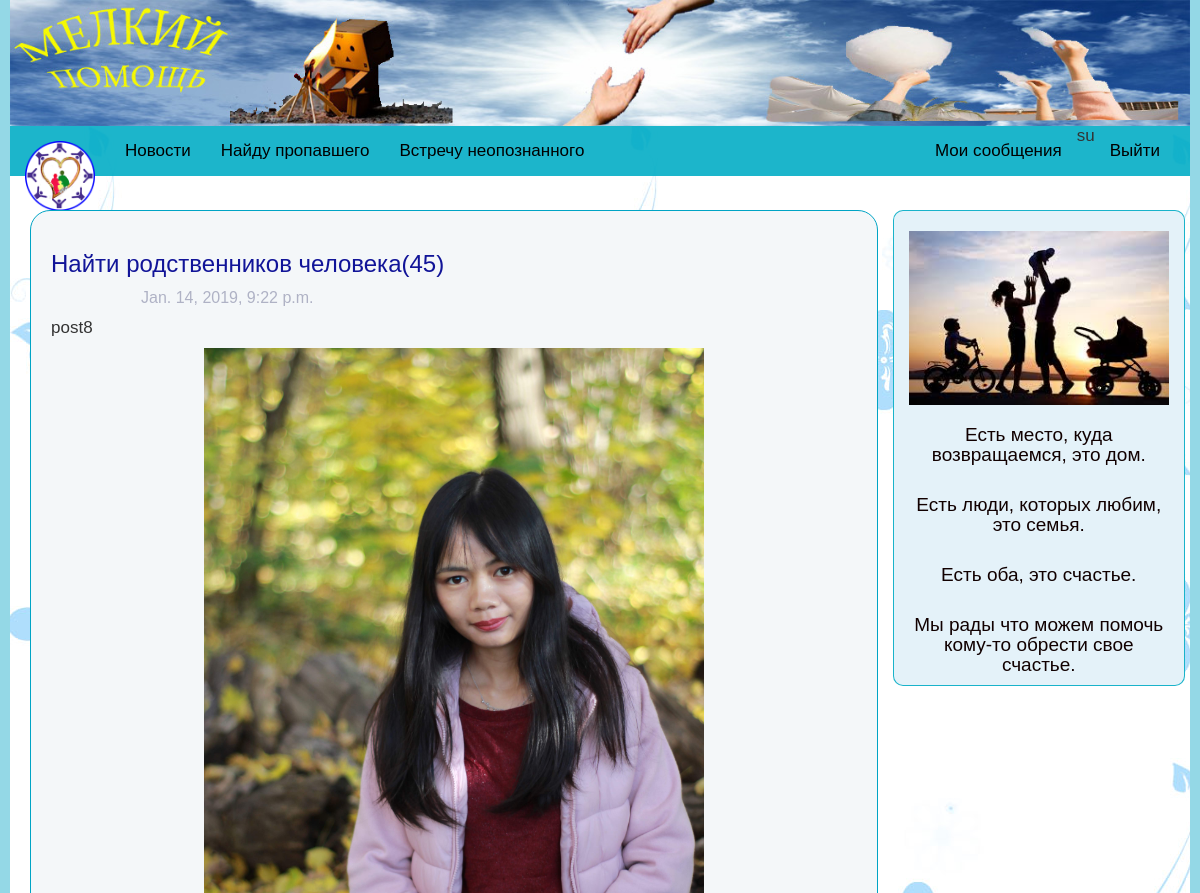
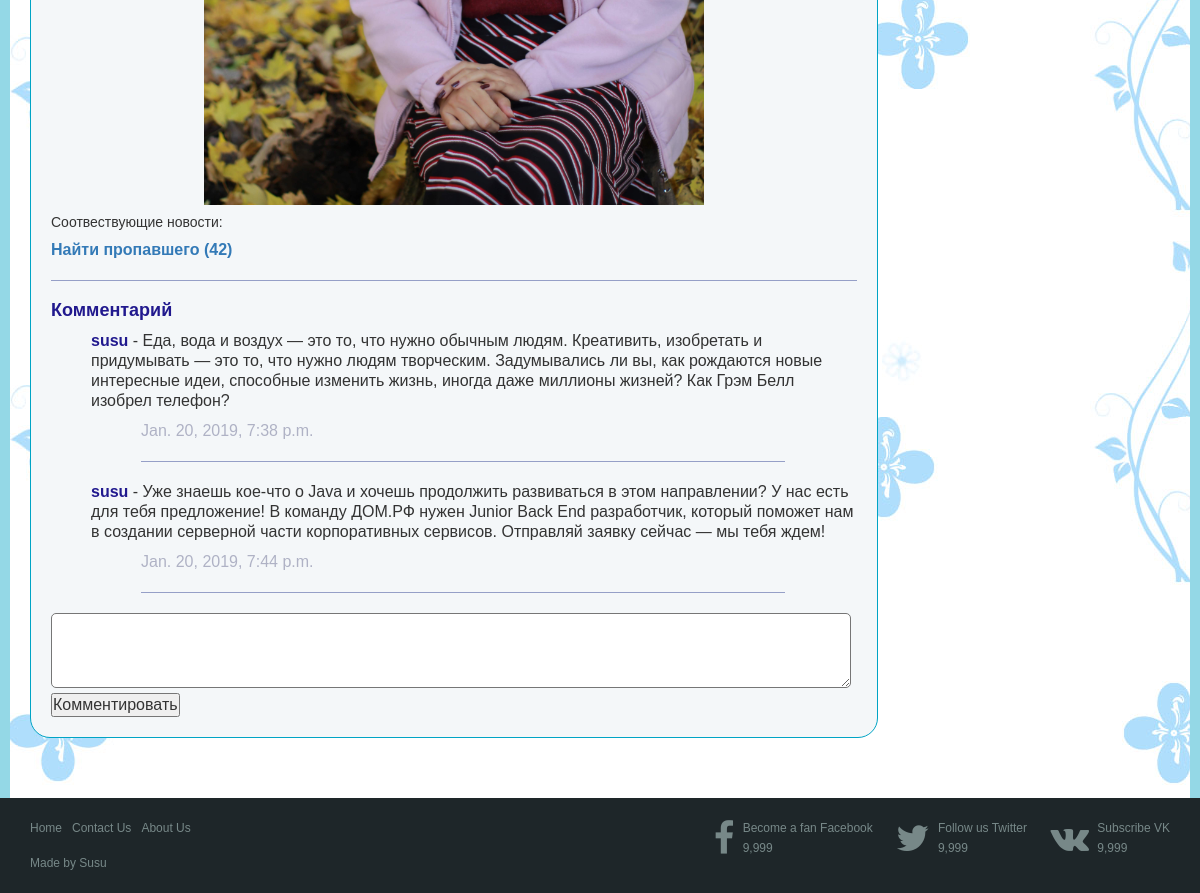
Screenshot of /post/45/ (signed in) with the database file from the repository (2 pictures, top to bottom).
### find/models.py (models this page shows, shortened)
class Post(models.Model):
    text = models.TextField()
    time = models.DateTimeField(default = datetime.datetime.now())
    found = models.BooleanField(default=False)
    user = models.ForeignKey(settings.AUTH_USER_MODEL, on_delete=models.CASCADE, default=None)
    post_type = models.ForeignKey(Post_type, on_delete=models.CASCADE, default=None)
    relative = models.ForeignKey(Relative, on_delete=models.CASCADE, default=None)
    class Admin: pass

class Post_type(models.Model):
    type_name = models.CharField(max_length=50)
    def __str__(self):
        return self.type_name
    class Admin: pass

class Victim(models.Model):
    date = models.DateField()
    place = models.CharField(max_length=100)
    image = models.ImageField(upload_to=path_and_rename_victim, default = 'images/non.png')
    additional_information = models.CharField(max_length=50, null=True)
    post = models.ForeignKey(Post, on_delete=models.CASCADE, default=None, related_name='victim')
    class Admin: pass

class Match(models.Model):
   missing_person = models.ForeignKey(Missing_person, on_delete=models.CASCADE, related_name="missing_person")
   victim = models.ForeignKey(Victim, on_delete=models.CASCADE, related_name="victim_person")
   exactly = models.BooleanField(default=False)
   class Admin: pass

class Missing_person(models.Model):
    name = models.CharField(max_length=50)
    nickname = models.CharField(max_length=20, null=True)
    birthday = models.DateField()
    missing_place = models.CharField(max_length=100)
    missing_time = models.DateField()
    status = models.CharField(max_length=20)
    image = models.ImageField(upload_to=path_and_rename_missing, default = 'images/non.png')
    post = models.ForeignKey(Post, on_delete=models.CASCADE, default=None, related_name='missing')
    class Admin: pass

class Comment(models.Model):
    user = models.ForeignKey(settings.AUTH_USER_MODEL, on_delete=models.CASCADE, default=None)
    post = models.ForeignKey(Post, on_delete=models.CASCADE, related_name='comments')
    content = models.TextField()
    time = models.DateTimeField(auto_now_add=True)

### find/views.py (the view)
# urls.py: path('post/<int:pk>/', views.post_detail, name='post'),
def post_detail(request, pk):
	post = get_object_or_404(models.Post, pk=pk)
	form = forms.CommentForm()
	if request.method == 'POST':
		form = forms.CommentForm(request.POST, user=request.user, post=post)
		if (form.is_valid()):
			form.save()
			return HttpResponseRedirect(request.path)
	return render(request, 'post_detail.html', {'post': post, 'form': form})

### find/forms.py (shortened to what this page needs)
class CommentForm(forms.ModelForm):
	def __init__(self, *args, **kwargs):
		self.user = kwargs.pop('user', None)
		self.post = kwargs.pop('post', None)
		super().__init__(*args, kwargs)
	class Meta:
		model = models.Comment
		fields = ['content']

### templates/post_detail.html (shortened to what this page needs)
{% extends "template.html" %}
{% block css %}
	{% load static %}
	<link rel="stylesheet" href="{% static 'css/post_detail2.css' %}">
{% endblock %}
{% block content %}
<div class="content">
	<h3 id="title">{{post.post_type}}({{post.id}})</h3>
		<p class="time">{{post.time}}</p>
		<p id="text">{{post.text}}</p>
		{% for v in post.victim.all %}
			<div class="image"><img src="{{v.image.url}}" alt=""></div>
			<h5>Соотвествующие новости:</h5>
			{% for vp in v.victim_person.all %}
				<p><strong><a href="/post/{{vp.missing_person.post.id}}">{{vp.missing_person.post.post_type}} ({{vp.missing_person.post.id}})</a></strong></p>
			{% endfor %}
		{% endfor %}
	<hr id="in_content" width="100%" align="center">
	<div class="comments">
		<h4><strong>Комментарий</strong></h4>
		{% for comment in post.comments.all %}
			<p class="comment"><strong class="author">{{comment.user}}</strong>  -  {{comment.content}}</p>
			<p class="time">{{comment.time}}</p>
			<hr id="in_comment" width="80%" align="center">
		{% endfor %}
		{% if user.username %}
			<form action="{% url 'post' post.id %}" method='POST'>
				{{form.content}}
				<br>
				<input type="submit" value="Комментировать">
			</form>
		{% else %}
			<p>Только полноправные пользователи могут оставлять комментарии. Войдите, пожалуйста!</p>
		{% endif%}
		</div>
</div>
{% endblock %}

### templates/template.html (shortened to what this page needs)
<!DOCTYPE html>
<html lang="ru">
	<head>
		<link rel="stylesheet" href="https://maxcdn.bootstrapcdn.com/bootstrap/3.3.6/css/bootstrap.min.css">
		<link rel="stylesheet" href="https://cdnjs.cloudflare.com/ajax/libs/font-awesome/4.7.0/css/font-awesome.min.css">
		{% load static %}
		<link rel="stylesheet" href="{% static 'css/template4.css' %}">
		{% block css %}{% endblock %}
	</head>
	<body>
		<div class="background1">
			<div class="banner" width="100%">
				<img width="100%" src="{% static 'images/banner.jpg' %}" alt="">
			</div>
			<div class="background2">
		<nav class="navbar navbar-inverse" role="navigation">
			<div class="container-fluid">
				<div class="navbar-header">
					<a class="navbar-brand" href="/"><img src="{% static 'images/logo2.png' %}" alt=""></a>
				</div>
				<div class="collapse navbar-collapse navbar-ex1-collapse">
					<ul class="nav navbar-nav">
						<li><a href="/posts">Новости</a></li>
						<li><a href="/post_missing">Найду пропавшего</a></li>
						<li><a href="/post_victim">Встречу неопознанного</a></li>
					</ul>
					<ul class="nav navbar-nav navbar-right">
						{% if user.username %}
							<li><a href="/mypost">Мои сообщения</a></li>
							<li><p>{{ user.username }}</p></li>
							<li><a href="{% url 'logout' %}">Выйти</a></li>
						{% else %}
							<li><a href="{% url 'login' %}">Войти</a></li>
							<li><a href="/regis">Регистрация</a></li>
						{% endif %}
					</ul>
				</div>
			</div>
		</nav>
		<div class="container body">
			<div class="row">
				<div class="col-xs-12 col-sm-12 col-md-9 col-lg-9">
					{% block content %}{% endblock %}
				</div>
				<div class="col-xs-12 col-sm-12 col-md-3 col-lg-3 maxim">
					<img src="{% static 'images/family3.jpg' %}" class="img-responsive" alt=""><br>
					<p>Есть место, куда возвращаемся, это дом.</p><br>
					<p>Есть люди, которых любим, это семья.</p><br>
					<p>Есть оба, это счастье.</p><br>
					<p>Мы рады что можем помочь кому-то обрести свое счастье.</p>
				</div>
			</div>
		</div>
	    </div>
	    </div>
	    <footer>
			<div class="bar">
			    <div class="bar-wrap">
			        <ul class="links">
			            <li><a href="/">Home</a></li>
			            <li><a href="#">Contact Us</a></li>
			            <li><a href="/about">About Us</a></li>
			        </ul>
			        <div class="social">
			            <a href="#" class="fb">
			                <span  class="icon fa fa-facebook"></span>
			                <span class="info">
			                    <span class="follow">Become a fan Facebook</span>
			                    <span class="num">9,999</span>
			                </span>
			            </a>
			            <a href="#" class="tw">
			                <span class="icon fa fa-twitter"></span>
			                <span class="info">
			                    <span class="follow">Follow us Twitter</span>
			                    <span class="num">9,999</span>
			                </span>
			            </a>
			            <a href="#" class="rss">
			                <span class="icon fa fa-vk"></span>
			                <span class="info">
			                    <span class="follow">Subscribe VK</span>
			                    <span class="num">9,999</span>
			                </span>
			            </a>
			        </div>
			        <div class="copyright">Made by Susu</div>
			    </div>
			</div>
	    </footer>
	</body>
</html>

### templates/static/css/template4.css (style rules this page uses)
body { font: 13px/20px 'Lucida Grande', Tahoma, Verdana, sans-serif; }
.background2 { background: url(../images/bg.jpg); padding-bottom: 40px; }
.background1 { padding-left: 10px; padding-right: 10px; background-color: #94d8e6; }
.navbar { background-color: #00acc5e3; font-size: 17px; border: 0px; border-radius: 0px; }
.navbar-brand>img { width: 70px; }
.navbar-inverse .navbar-nav>li>a { color: black; }
.content { border: 1px solid #00a4c5; background-color: #f4f7f9; border-radius: 20px; margin-bottom: 20px; margin-top: 14px; padding-left: 20px; padding-right: 20px; padding-bottom: 20px; }
.maxim { border: 1px solid #00acc5e3; padding-top: 20px; border-radius: 10px; color: #110000; background-color: #e4f2f9; margin-top: 14px; text-align: center; font-size: 19px; }
.content > p { text-align: justify; }
* { margin: 0; padding: 0; }
body { font-family: 'Verdana', sans-serif; font-size: 16px; }
a { text-decoration: none; -webkit-transition: all .2s linear; -moz-transition: all .2s linear; -ms-transition: all .2s linear; -o-transition: all .2s linear; transition: all .2s linear; }
footer .bar { background-color: #1E2629; padding: 20px 0; }
footer .bar-wrap { font-size: 12px; margin: 0 auto; max-width: 1200px; position: relative; width: 95%; }
.links { float: left; list-style: none outside none; position: relative; }
.links li { float: left; margin-right: 10px; }
.links a { color: #778888; }
.social { position: absolute; right: 0; top: 0; }
.social a { color: #778888; margin-left: 20px; }
.social .icon { display: inline-block; font-size: 36px; margin-right: 5px; vertical-align: middle; -webkit-transition: -webkit-transform .3s linear; -moz-transition: -moz-transform .3s linear; -ms-transition: -ms-transform .3s linear; -o-transition: -o-transform .3s linear; transition: transform .3s linear; }
.social .info { display: inline-block; vertical-align: middle; }
.social .info .follow { display: block; }
.social .info .num { display: block; }
.copyright { color: #778888; margin-top: 5px; }

### templates/static/css/post_detail2.css (style rules this page uses)
.content { padding-top: 20px; }
.content img { width: 500px; }
textarea#id_content { width: 800px; height: 75px; border-radius: 5px; }
p#text { font-size: 17px; }
h3#title { color: #111498; }
hr#in_content { border-top: 1px solid #959fc7; }
.image { text-align: center; }
strong.author { color: #21198e; }
p.time { color: #afb2c5; padding-left: 90px; }
hr#in_comment { border-top: 1px solid #959fc7; margin-left: 90px; }
p.comment { margin-left: 40px; }
.comments > h4 { color: #21198e; }

### rows the page displays
Post: post_type "Найти родственников человека", id "45", time "Jan. 14, 2019, 9:22 p.m.", text "post8"
Victim: image (picture)
Match: missing_person.post.post_type "Найти пропавшего", missing_person.post.id "42"
Comment: user "susu", content "Еда, вода и воздух — это то, что нужно обычным людям. Креативить, изобретать и придумывать — это то, что нужно людям творческим. Задумывались ли вы, как рождаются новые интересные идеи, способные изменить жизнь, иногда даже миллионы жизней? Как Грэм Белл изобрел телефон?", time "Jan. 20, 2019, 7:38 p.m."
Comment: user "susu", content "Уже знаешь кое-что о Java и хочешь продолжить развиваться в этом направлении? У нас есть для тебя предложение! В команду ДОМ.РФ нужен Junior Back End разработчик, который поможет нам в создании серверной части корпоративных сервисов. Отправляй заявку сейчас — мы тебя ждем!", time "Jan. 20, 2019, 7:44 p.m."

### other values shown
{{ user.username }} "su"
